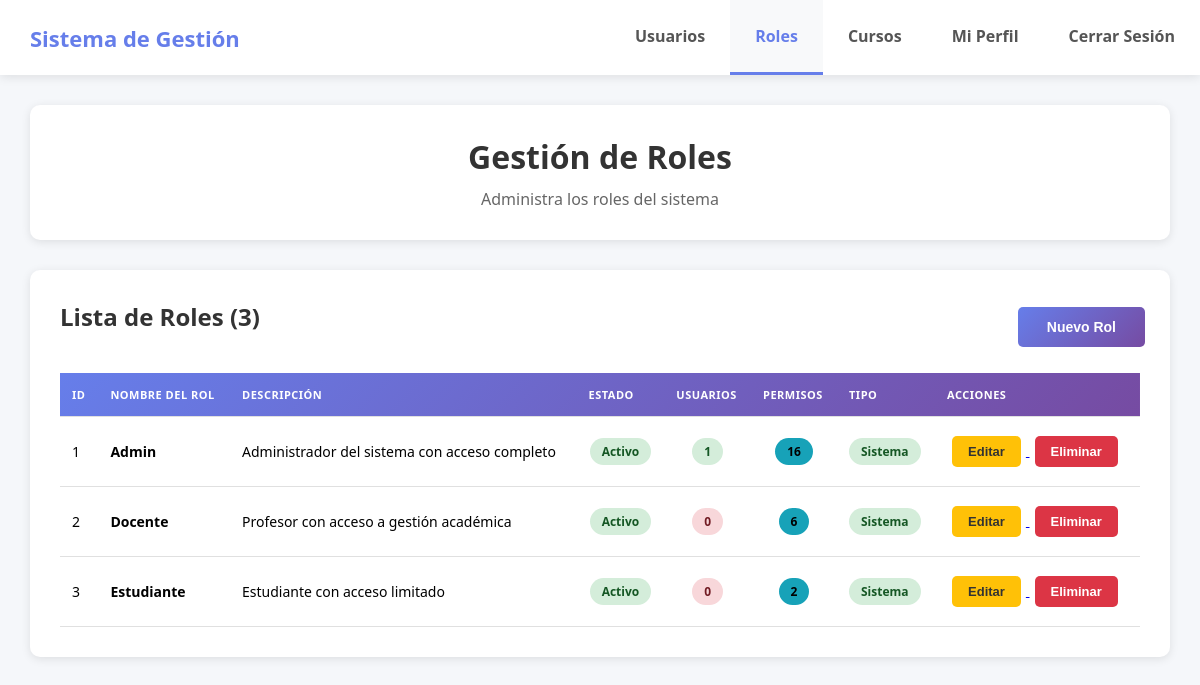
Page /roles.php (signed in) on the committed database.
### tables this page shows
CREATE TABLE roles (
    id_rol INT AUTO_INCREMENT PRIMARY KEY,
    nombre_rol VARCHAR(50) UNIQUE NOT NULL,
    descripcion VARCHAR(255),
    activo BOOLEAN DEFAULT TRUE,
    created_at TIMESTAMP DEFAULT CURRENT_TIMESTAMP,
    updated_at TIMESTAMP DEFAULT CURRENT_TIMESTAMP ON UPDATE CURRENT_TIMESTAMP,
    INDEX idx_nombre_rol (nombre_rol)
);

### includes/functions.php (called while the page is built, shortened)
<?php
function get_roles() {
    $database = new Database();
    $db = $database->connect();
    $query = "SELECT * FROM roles ORDER BY id_rol";
    $stmt = $db->prepare($query);
    $stmt->execute();
    return $stmt->fetchAll();
}
function count_users_by_role($id_rol) {
    $database = new Database();
    $db = $database->connect();
    $query = "SELECT COUNT(*) as count FROM usuarios WHERE id_rol = :id_rol";
    $stmt = $db->prepare($query);
    $stmt->bindParam(':id_rol', $id_rol, PDO::PARAM_INT);
    $stmt->execute();
    $result = $stmt->fetch();
    return (int)$result['count'];
}
function get_role_permission_ids($id_rol) {
    $database = new Database();
    $db = $database->connect();
    $query = "SELECT id_permiso FROM rol_permisos WHERE id_rol = :id_rol";
    $stmt = $db->prepare($query);
    $stmt->bindParam(':id_rol', $id_rol, PDO::PARAM_INT);
    $stmt->execute();
    $ids = [];
    while($row = $stmt->fetch()) {
        $ids[] = $row['id_permiso'];
    }
    return $ids;
}
?>

### roles.php (the view, shortened to what this page needs)
<?php
require_once 'includes/functions.php';
$roles = get_roles();
foreach($roles as $key => $rol) {
    $roles[$key]['user_count'] = count_users_by_role($rol['id_rol']);
    $roles[$key]['permission_count'] = count(get_role_permission_ids($rol['id_rol']));
}
?>
<!DOCTYPE html>
<html lang="es">
<head>
    <link rel="stylesheet" href="assets/css/style.css">
</head>
<body>
    <div class="navbar">
        <div class="nav-brand">
            <h2>Sistema de Gestión</h2>
        </div>
        <div class="nav-links">
            <a href="admin_dashboard.php">Usuarios</a>
            <a href="roles.php" class="active">Roles</a>
            <a href="courses.php">Cursos</a>
            <a href="profile.php">Mi Perfil</a>
            <a href="logout.php">Cerrar Sesión</a>
        </div>
    </div>
    <div class="dashboard-container">
        <div class="welcome-section">
            <h1>Gestión de Roles</h1>
            <p style="color: #666; text-align: center;">
                Administra los roles del sistema
            </p>
        </div>
        <div class="table-container">
            <div style="display: flex; justify-content: space-between; align-items: center; margin-bottom: 20px;">
                <h2>Lista de Roles (<?php echo count($roles); ?>)</h2>
                <a href="edit_role.php">
                    <button class="btn btn-primary">Nuevo Rol</button>
                </a>
            </div>
            <table>
                <thead>
                    <tr>
                        <th>ID</th>
                        <th>NOMBRE DEL ROL</th>
                        <th>DESCRIPCIÓN</th>
                        <th>ESTADO</th>
                        <th>USUARIOS</th>
                        <th>PERMISOS</th>
                        <th>TIPO</th>
                        <th>ACCIONES</th>
                    </tr>
                </thead>
                <tbody>
                    <?php foreach($roles as $rol): ?>
                    <tr>
                        <td><?php echo $rol['id_rol']; ?></td>
                        <td><strong><?php echo htmlspecialchars($rol['nombre_rol']); ?></strong></td>
                        <td><?php echo htmlspecialchars($rol['descripcion'] ?: '-'); ?></td>
                        <td style="text-align: center;">
                            <?php if(isset($rol['activo']) && $rol['activo']): ?>
                                <span class="status-badge status-active">Activo</span>
                            <?php else: ?>
                                <span class="status-badge status-inactive">Inactivo</span>
                            <?php endif; ?>
                        </td>
                        <td style="text-align: center;">
                            <span class="status-badge <?php echo $rol['user_count'] > 0 ? 'status-active' : 'status-inactive'; ?>">
                                <?php echo $rol['user_count']; ?>
                            </span>
                        </td>
                        <td style="text-align: center;">
                            <span class="status-badge" style="background: <?php echo $rol['permission_count'] > 0 ? '#17a2b8' : '#6c757d'; ?>;">
                                <?php echo $rol['permission_count']; ?>
                            </span>
                        </td>
                        <td>
                            <?php if($rol['id_rol'] <= 3): ?>
                                <span class="status-badge status-active">Sistema</span>
                            <?php else: ?>
                                <span class="status-badge" style="background: #6c757d;">Personalizado</span>
                            <?php endif; ?>
                        </td>
                        <td style="white-space: nowrap;">
                            <a href="edit_role.php?id=<?php echo $rol['id_rol']; ?>">
                                <button class="btn btn-warning">Editar</button>
                            </a>
                            <?php if($rol['id_rol'] > 3): ?>
                            <form method="POST" action="delete_role.php" style="display: inline;"
                                  onsubmit="return confirmDelete('<?php echo htmlspecialchars($rol['nombre_rol']); ?>', <?php echo $rol['user_count']; ?>, <?php echo $rol['id_rol']; ?>);">
                                <input type="hidden" name="id_rol" value="<?php echo $rol['id_rol']; ?>">
                                <button type="submit" class="btn btn-danger"
                                        <?php echo ($rol['user_count'] > 0) ? 'disabled title="Este rol tiene usuarios asignados"' : ''; ?>>
                                    Eliminar
                                </button>
                            </form>
                            <?php else: ?>
                            <button class="btn btn-danger" disabled title="Los roles del sistema no se pueden eliminar">
                                Eliminar
                            </button>
                            <?php endif; ?>
                        </td>
                    </tr>
                    <?php endforeach; ?>
                </tbody>
            </table>
        </div>
    </div>
</body>
</html>

### assets/css/style.css (style rules this page uses)
* { margin: 0; padding: 0; box-sizing: border-box; }
body { font-family: 'Segoe UI', Tahoma, Geneva, Verdana, sans-serif; background: #f5f7fa; min-height: 100vh; }
.dashboard-container { max-width: 1400px; margin: 0 auto; padding: 30px; }
h1, h2 { color: #333; margin-bottom: 20px; }
.btn { padding: 12px 24px; border: none; border-radius: 5px; font-size: 14px; font-weight: 600; cursor: pointer; transition: all 0.3s; margin: 5px; }
.btn-primary { background: linear-gradient(135deg, #667eea 0%, #764ba2 100%); color: white; width: 100%; }
.btn-danger { background: #dc3545; color: white; padding: 8px 16px; width: auto; font-size: 13px; }
.btn-warning { background: #ffc107; color: #333; padding: 8px 16px; width: auto; font-size: 13px; }
.navbar { background: white; box-shadow: 0 2px 10px rgba(0,0,0,0.1); padding: 0; display: flex; justify-content: space-between; align-items: center; position: sticky; top: 0; z-index: 1000; }
.nav-brand { padding: 20px 30px; }
.nav-brand h2 { margin: 0; color: #667eea; font-size: 22px; }
.nav-links { display: flex; margin: 0; padding: 0; }
.nav-links a { padding: 25px 25px; color: #555; text-decoration: none; font-weight: 600; transition: all 0.3s; border-bottom: 3px solid transparent; display: flex; align-items: center; }
.nav-links a.active { color: #667eea; border-bottom-color: #667eea; background: #f8f9fa; }
.welcome-section { background: white; padding: 30px; border-radius: 10px; margin-bottom: 30px; box-shadow: 0 2px 10px rgba(0,0,0,0.1); text-align: center; }
.welcome-section h1 { margin-bottom: 10px; }
.table-container { background: white; padding: 30px; border-radius: 10px; box-shadow: 0 2px 10px rgba(0,0,0,0.1); overflow-x: auto; }
table { width: 100%; border-collapse: collapse; margin-top: 20px; }
thead { background: linear-gradient(135deg, #667eea 0%, #764ba2 100%); color: white; }
th, td { padding: 14px 12px; text-align: left; border-bottom: 1px solid #e0e0e0; }
th { font-weight: 600; font-size: 11px; letter-spacing: 0.5px; }
td { font-size: 14px; }
.status-badge { padding: 5px 12px; border-radius: 20px; font-size: 12px; font-weight: 600; display: inline-block; }
.status-active { background: #d4edda; color: #155724; }
.status-inactive { background: #f8d7da; color: #721c24; }

### rows in the picture
roles: id_rol "1", nombre_rol "Admin", descripcion "Administrador del sistema con acceso completo", activo "Activo", user_count "1", permission_count "16", shows "Sistema", shows "Eliminar"
roles: id_rol "2", nombre_rol "Docente", descripcion "Profesor con acceso a gestión académica", activo "Activo", user_count "0", permission_count "6", shows "Sistema", shows "Eliminar"
roles: id_rol "3", nombre_rol "Estudiante", descripcion "Estudiante con acceso limitado", activo "Activo", user_count "0", permission_count "2", shows "Sistema", shows "Eliminar"

### other values in the picture
count($roles) "3"
